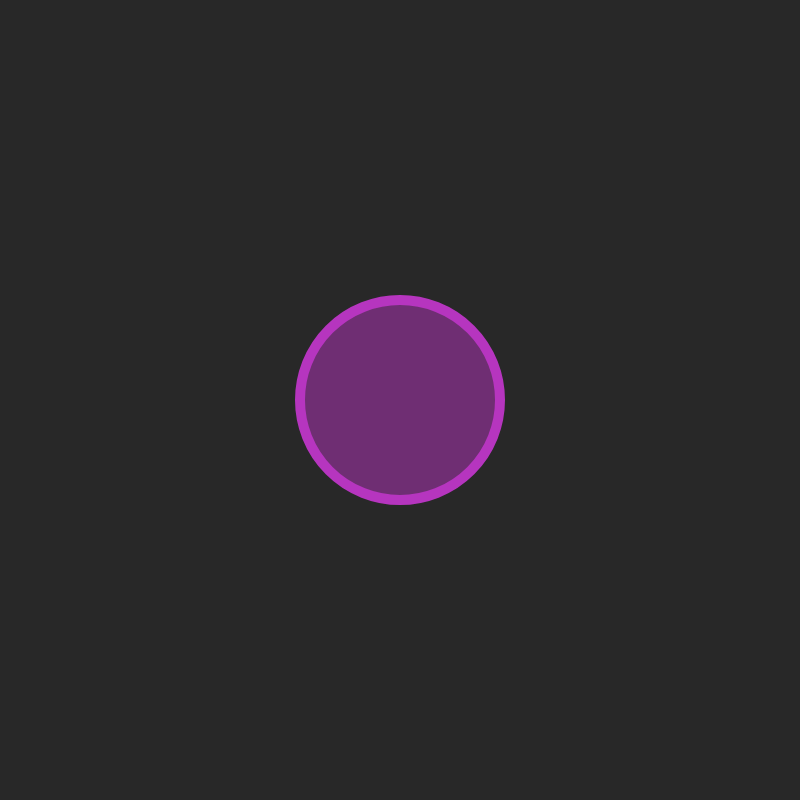
Frame 1 (no input)
Frame 60 (no input): identical to frame 1, image omitted
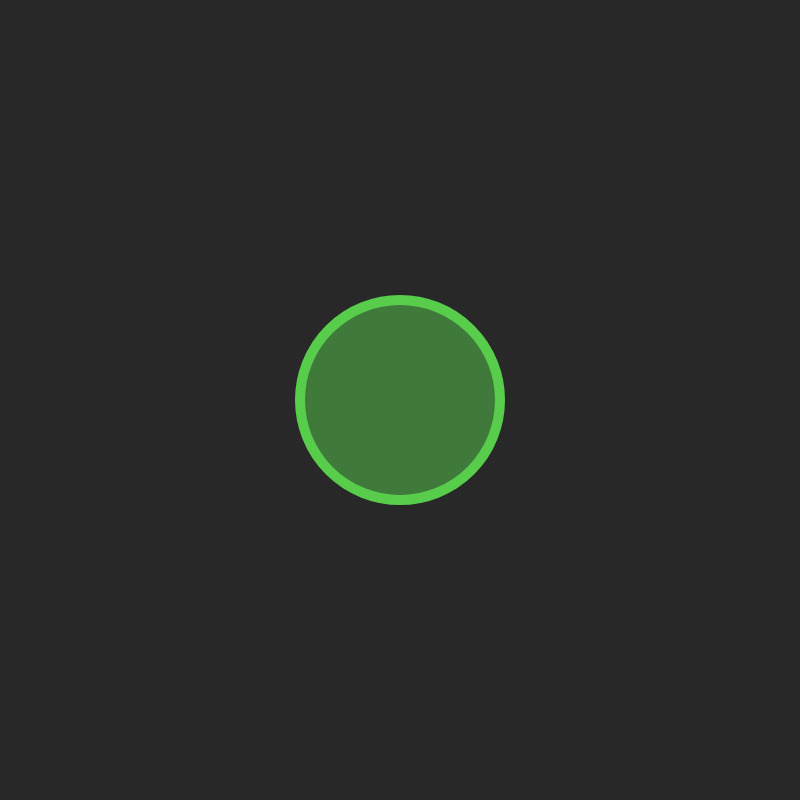
Frame 120 (the mouse pressed at the canvas centre since frame 60)

The p5.js sketch that drew these frames (run headless with seeded random() and noise() and a simulated clock; from frame 60 on, the mouse is pressed at the canvas centre):

// p5.js sketch
// ── sketch.js
//This example demonstrates a simple use of mouse interaction.
//When the mouse position is top of the button, and if we click it,
//the color of the shape changes randomly

//Define global variables, for color and size
let r, g, b;
let circleSize = 200;

function setup() {
  //Set size of the canvas
  createCanvas(800, 800);
  // Pick colors randomly on setup
  r = random(255);
  g = random(255);
  b = random(255);
}

function draw() {
  background(40);
  // Draw a circle
  strokeWeight(10);
  stroke(r, g, b);
  fill(r, g, b, 127);
  ellipse(width/2, height/2, circleSize, circleSize);
  console.log(mouseX); //print to the console the mouse position
}

// When the user clicks the mouse do the following
function mousePressed() {
  // Check if mouse is inside the circle. Calculate the distance between two points
  let d = dist(mouseX, mouseY, width/2, height/2);
  if (d < circleSize/2) {
    // Pick new random color values
    r = random(255);
    g = random(255);
    b = random(255);
  }
}
